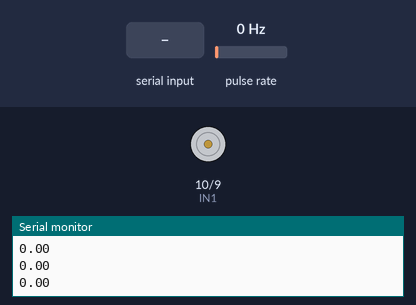
Recording of a sketch running on a simulated Arduino Uno, built with avr-gcc and run on an emulated ATmega328P. On the bench: motor-driver pin pairs drawn as motors (green arrow = first pin HIGH = forward, orange = second pin HIGH = backward, longer = more drive, scaled by the enable pin), the last lines printed to the serial monitor. Wiring (inferred from the names in the program): pulse sensor: data pin 2. The test bench sets the inputs (shaded band); at power-on: pulse rate 0 Hz.

Above: at 1.2 s.
1.3 s: "H" received over Serial
At 1.8 s:
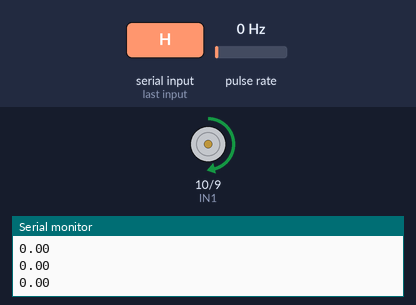
At 2.6 s:
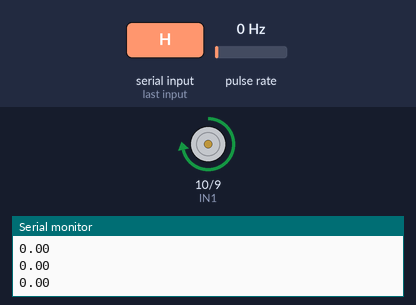
3.8 s: pulse rate (sensor on pin 2) set to 4 Hz
6.8 s: pulse rate (sensor on pin 2) set to 50 Hz
At 7.21 s:
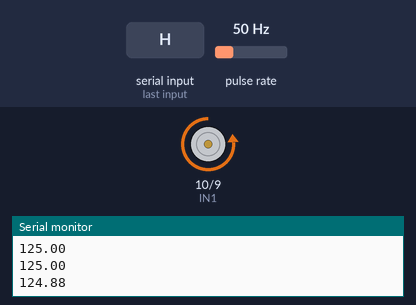
9.8 s: pulse rate (sensor on pin 2) set to 4 Hz
Timing chart, 0 to 13.8 s (numbered marks = the images above; inputs shaded):
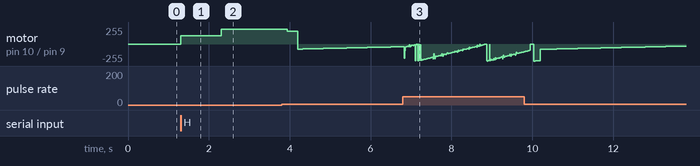

Measured:
- after the input at 1.3 s, motor on pin 10 (IN1) / pin 9 (IN2): stopped → forward 123/255 at once, → forward 220/255 1.0 s later

The sketch:

controller_hasanbasriokan.ino
```cpp
#define ENCODER1 2
#define ENCODER3 3
#define PWM 5
#define IN1 10
#define IN2 9


volatile float GecenZaman,suan, gecmis = 0,rpm ,cikis_controller;
float kp = 40, kd = 1, ki = 0.5, hedef_deger= 100, dt = 0.01;
float integral_degiskeni =0, hata_gecmis=0, hata;
float pidDeger;

//pid yi hesapladığımız fonksiyonumuz.
void pid(float kp, float kd, float ki, float dt, float hata, float hata_gecmis) {
  integral_degiskeni = integral_degiskeni +dt* hata_gecmis;
  pidDeger = (kp*hata) + (ki*integral_degiskeni) + (kd*(hata-hata_gecmis)/dt);
}

//Encoderden veriyi burada okuyoruz.
void EncoderVeriOkuma(){
 //Bilgisayar saatini microsaniye olarak alıyoruz.
  suan = micros();
 //Micros cinsinden şuandaki zaman ile, micros cinsinden bir önceki zamanı bularak gecen zamanıhesaplıyoruz.
  GecenZaman = suan - gecmis;
 // Rotate per minute yani bir dakikadaki dönüş sayısını hesaplıyoruz.
 //hesapları yaparken, 60 dakikadan, 1000000 microsaniyeden, 24 ise encoderin
 //saniiyede ürettiği pulse sayısından kaynaklanmaktadır.
  rpm = 60*1000000/(24*GecenZaman);
  gecmis=suan;
}

void setup() {
  Serial.begin(9600);
  pinMode(ENCODER1,INPUT);
  pinMode(ENCODER3,INPUT);
  attachInterrupt(digitalPinToInterrupt(ENCODER1),EncoderVeriOkuma,RISING);
  pinMode(PWM,OUTPUT);
  pinMode(IN1,OUTPUT);
  pinMode(IN2,OUTPUT);
 }

void loop(){
  int yon = 1;

  //Burası seri haberleşmeden kp,ki,kd ve hız değerini almak içindir.
  if (Serial.available()){
    String veri = Serial.readString();
    String sayi = veri.substring(1);
    if (veri.substring(0).equals("P"))
    {kp = veri.toInt();}
    else if (veri.substring(0).equals("I"))
    {ki = veri.toInt();}
    else if (veri.substring(0).equals("D"))
    {kd = veri.toInt();}
    else if (veri.substring(0).equals("H"))
    {hedef_deger = veri.toInt();}
   }
  //feedback controllerin çıkışını rpm değerine atıyoruz.
  cikis_controller = rpm;
    Serial.println(cikis_controller);
  //hedef değer ile rpm değerinin farkı hatayı vermektedir.
  hata= hedef_deger - cikis_controller;
  //pid fonksiyonunu çağırıyoruz.
  pid(kp,ki,kd,dt,hata,hata_gecmis);
  //hata artık geçmiş hataımız oldu. PID fonksiyonunda tekrardan kullanamk için bu şekilde yaptık.
  hata_gecmis=hata;

 // Eğer pid in değeri sıfırdan kücükse yon cw nin tersi yani ccw olacaktır. bunu -1 ile ifade ettim.
    if(pidDeger<0)
    {yon = -1;}

//Motorun sağa ya da sola dönmesini sağlayan kod parçası
  analogWrite(PWM,pidDeger);
  //Yon 1 ise motorun CW yönünde dönmesini sağlıyor
  if(yon == 1){
    digitalWrite(IN1,HIGH);
    digitalWrite(IN2,LOW);
  }
  //Yon -1 ise motorun CCW yönünde dönmesini sağlıyor
  else if(yon == -1){
    digitalWrite(IN1,LOW);
    digitalWrite(IN2,HIGH);
  }
  //Diğer durumlar anlamsız davranış olduğu için motoru durduruyor.
  else{
    digitalWrite(IN1,LOW);
    digitalWrite(IN2,LOW);
  }
}
```
